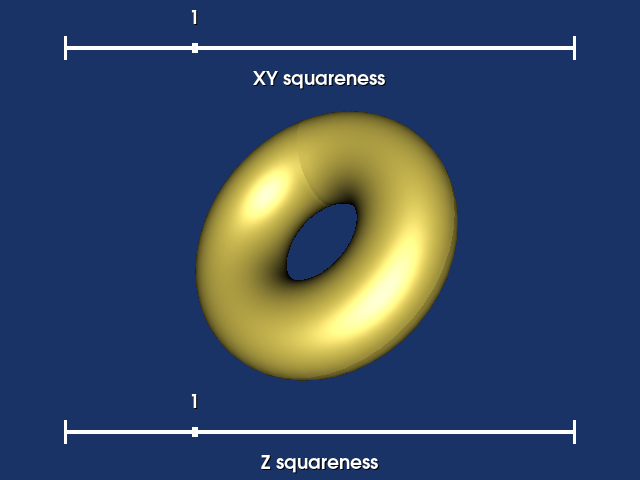

Generate this figure with Python:
#!/usr/bin/env python

# Interactive demo of a super-toroid parametric surface.  Two sliders
# control the N1 (Z squareness) and N2 (XY squareness) exponents.

# Factory overrides: importing these modules registers the OpenGL rendering
# and interaction style implementations for vtkRenderingCore factory classes.
import vtkmodules.vtkInteractionStyle  # noqa: F401
import vtkmodules.vtkRenderingOpenGL2  # noqa: F401
# VTK pipeline classes used in this example
from vtkmodules.vtkCommonComputationalGeometry import vtkParametricSuperToroid
from vtkmodules.vtkCommonCore import vtkCommand
from vtkmodules.vtkFiltersSources import vtkParametricFunctionSource
from vtkmodules.vtkInteractionWidgets import (
    vtkSliderRepresentation2D,
    vtkSliderWidget,
)
from vtkmodules.vtkRenderingCore import (
    vtkActor,
    vtkPolyDataMapper,
    vtkProperty,
    vtkRenderWindow,
    vtkRenderWindowInteractor,
    vtkRenderer,
)

# Colors (normalized RGB)
tomato_rgb = (1.0, 0.388, 0.278)
banana_rgb = (0.890, 0.812, 0.341)
background_rgb = (0.102, 0.200, 0.400)

# Source: parametric super-toroid surface
surface = vtkParametricSuperToroid()
surface.SetN1(1.0)
surface.SetN2(1.0)

source = vtkParametricFunctionSource()
source.SetParametricFunction(surface)

# Mapper: map the parametric source output
mapper = vtkPolyDataMapper()
mapper.SetInputConnection(source.GetOutputPort())

# Actor: front face banana, back face tomato
back_property = vtkProperty()
back_property.SetColor(tomato_rgb)

actor = vtkActor()
actor.SetMapper(mapper)
actor.SetBackfaceProperty(back_property)
actor.GetProperty().SetDiffuseColor(banana_rgb)
actor.GetProperty().SetSpecular(0.5)
actor.GetProperty().SetSpecularPower(20)

# Renderer: assemble the scene
renderer = vtkRenderer()
renderer.AddActor(actor)
renderer.SetBackground(background_rgb)

# Window
render_window = vtkRenderWindow()
render_window.AddRenderer(renderer)
render_window.SetWindowName("parametric super toroid app")
render_window.SetMultiSamples(0)
render_window.SetSize(640, 480)

# Interactor
render_window_interactor = vtkRenderWindowInteractor()
render_window_interactor.SetRenderWindow(render_window)

# Shared slider dimensions
tube_width = 0.008
slider_length = 0.008
title_height = 0.04
label_height = 0.04

# ---- Slider: N1 / Z squareness (bottom edge, horizontal) ----
n1_rep = vtkSliderRepresentation2D()
n1_rep.SetMinimumValue(0.0)
n1_rep.SetMaximumValue(4.0)
n1_rep.SetValue(1.0)
n1_rep.SetTitleText("Z squareness")
n1_rep.GetPoint1Coordinate().SetCoordinateSystemToNormalizedDisplay()
n1_rep.GetPoint1Coordinate().SetValue(0.1, 0.1)
n1_rep.GetPoint2Coordinate().SetCoordinateSystemToNormalizedDisplay()
n1_rep.GetPoint2Coordinate().SetValue(0.9, 0.1)
n1_rep.SetTubeWidth(tube_width)
n1_rep.SetSliderLength(slider_length)
n1_rep.SetTitleHeight(title_height)
n1_rep.SetLabelHeight(label_height)

n1_widget = vtkSliderWidget()
n1_widget.SetInteractor(render_window_interactor)
n1_widget.SetRepresentation(n1_rep)
n1_widget.SetAnimationModeToAnimate()
n1_widget.EnabledOn()
n1_widget.AddObserver(
    vtkCommand.InteractionEvent,
    lambda obj, ev: surface.SetN1(obj.GetRepresentation().GetValue()),
)

# ---- Slider: N2 / XY squareness (top edge, horizontal) ----
n2_rep = vtkSliderRepresentation2D()
n2_rep.SetMinimumValue(0.0001)
n2_rep.SetMaximumValue(4.0)
n2_rep.SetValue(1.0)
n2_rep.SetTitleText("XY squareness")
n2_rep.GetPoint1Coordinate().SetCoordinateSystemToNormalizedDisplay()
n2_rep.GetPoint1Coordinate().SetValue(0.1, 0.9)
n2_rep.GetPoint2Coordinate().SetCoordinateSystemToNormalizedDisplay()
n2_rep.GetPoint2Coordinate().SetValue(0.9, 0.9)
n2_rep.SetTubeWidth(tube_width)
n2_rep.SetSliderLength(slider_length)
n2_rep.SetTitleHeight(title_height)
n2_rep.SetLabelHeight(label_height)

n2_widget = vtkSliderWidget()
n2_widget.SetInteractor(render_window_interactor)
n2_widget.SetRepresentation(n2_rep)
n2_widget.SetAnimationModeToAnimate()
n2_widget.EnabledOn()
n2_widget.AddObserver(
    vtkCommand.InteractionEvent,
    lambda obj, ev: surface.SetN2(obj.GetRepresentation().GetValue()),
)

# Scene: configure the camera
renderer.ResetCamera()
renderer.GetActiveCamera().Azimuth(30)
renderer.GetActiveCamera().Elevation(-30)
renderer.GetActiveCamera().Zoom(0.9)
renderer.ResetCameraClippingRange()

render_window_interactor.Initialize()
render_window_interactor.Start()
